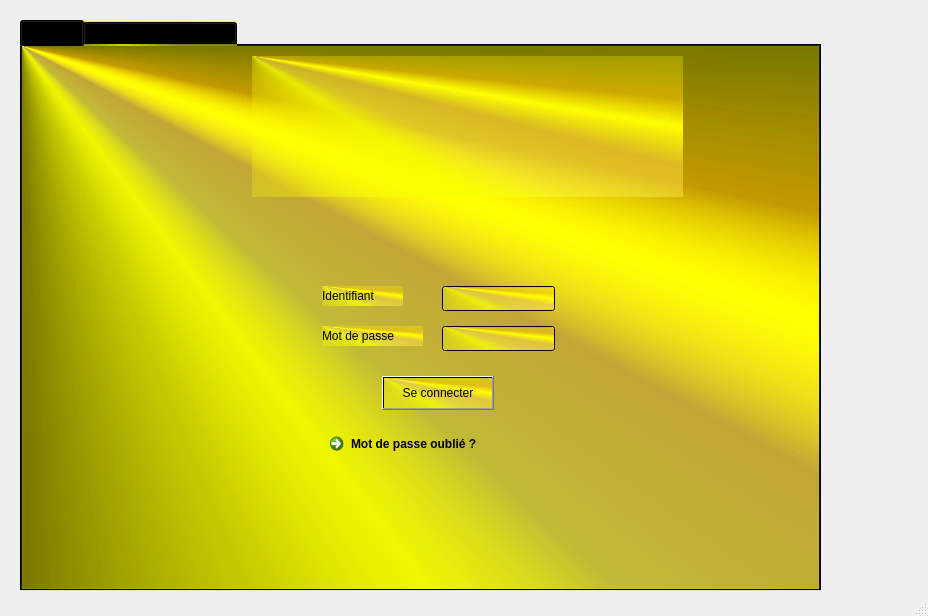
<?xml version="1.0" encoding="UTF-8"?>
<ui version="4.0">
 <class>MainWindow</class>
 <widget class="QMainWindow" name="MainWindow">
  <property name="geometry">
   <rect>
    <x>0</x>
    <y>0</y>
    <width>928</width>
    <height>616</height>
   </rect>
  </property>
  <property name="windowTitle">
   <string>MainWindow</string>
  </property>
  <widget class="QWidget" name="centralwidget">
   <widget class="QTabWidget" name="tabWidget">
    <property name="geometry">
     <rect>
      <x>20</x>
      <y>20</y>
      <width>801</width>
      <height>571</height>
     </rect>
    </property>
    <property name="styleSheet">
     <string notr="true">background-color: qconicalgradient(cx:0, cy:0, angle:135, stop:0 rgba(255, 255, 0, 69), stop:0.375 rgba(255, 255, 0, 69), stop:0.423533 rgba(251, 255, 0, 145), stop:0.45 rgba(247, 255, 0, 208), stop:0.477581 rgba(255, 244, 71, 130), stop:0.518717 rgba(255, 218, 71, 130), stop:0.55 rgba(255, 255, 0, 255), stop:0.57754 rgba(255, 203, 0, 130), stop:0.625 rgba(255, 255, 0, 69), stop:1 rgba(255, 255, 0, 69));</string>
    </property>
    <property name="currentIndex">
     <number>0</number>
    </property>
    <widget class="QWidget" name="tab">
     <attribute name="title">
      <string>Accueil</string>
     </attribute>
     <widget class="QLabel" name="label">
      <property name="geometry">
       <rect>
        <x>300</x>
        <y>240</y>
        <width>81</width>
        <height>20</height>
       </rect>
      </property>
      <property name="text">
       <string>Identifiant </string>
      </property>
     </widget>
     <widget class="QLabel" name="label_2">
      <property name="geometry">
       <rect>
        <x>300</x>
        <y>280</y>
        <width>101</width>
        <height>20</height>
       </rect>
      </property>
      <property name="text">
       <string>Mot de passe</string>
      </property>
     </widget>
     <widget class="QLineEdit" name="lineEdit">
      <property name="geometry">
       <rect>
        <x>420</x>
        <y>240</y>
        <width>113</width>
        <height>25</height>
       </rect>
      </property>
     </widget>
     <widget class="QLineEdit" name="lineEdit_2">
      <property name="geometry">
       <rect>
        <x>420</x>
        <y>280</y>
        <width>113</width>
        <height>25</height>
       </rect>
      </property>
     </widget>
     <widget class="QCommandLinkButton" name="commandLinkButton">
      <property name="geometry">
       <rect>
        <x>300</x>
        <y>380</y>
        <width>221</width>
        <height>44</height>
       </rect>
      </property>
      <property name="text">
       <string>Mot de passe oublié ?</string>
      </property>
     </widget>
     <widget class="QPushButton" name="pushButton">
      <property name="geometry">
       <rect>
        <x>360</x>
        <y>330</y>
        <width>112</width>
        <height>34</height>
       </rect>
      </property>
      <property name="text">
       <string>Se connecter</string>
      </property>
     </widget>
     <widget class="QLabel" name="label_11">
      <property name="geometry">
       <rect>
        <x>230</x>
        <y>10</y>
        <width>431</width>
        <height>141</height>
       </rect>
      </property>
      <property name="text">
       <string/>
      </property>
      <property name="pixmap">
       <pixmap>../../Downloads/OIP.png</pixmap>
      </property>
     </widget>
    </widget>
    <widget class="QWidget" name="tab_2">
     <attribute name="title">
      <string>Gestion des spectateurs</string>
     </attribute>
     <widget class="QTabWidget" name="tabWidget_2">
      <property name="geometry">
       <rect>
        <x>0</x>
        <y>0</y>
        <width>851</width>
        <height>531</height>
       </rect>
      </property>
      <property name="styleSheet">
       <string notr="true">color: rgb(255, 0, 0);</string>
      </property>
      <property name="currentIndex">
       <number>0</number>
      </property>
      <widget class="QWidget" name="tab_3">
       <attribute name="title">
        <string>Gestion basic</string>
       </attribute>
       <widget class="QLabel" name="label_3">
        <property name="geometry">
         <rect>
          <x>90</x>
          <y>110</y>
          <width>69</width>
          <height>20</height>
         </rect>
        </property>
        <property name="styleSheet">
         <string notr="true">font: 8pt &quot;Terminal&quot;;</string>
        </property>
        <property name="text">
         <string>ID</string>
        </property>
       </widget>
       <widget class="QLabel" name="label_4">
        <property name="geometry">
         <rect>
          <x>90</x>
          <y>140</y>
          <width>69</width>
          <height>20</height>
         </rect>
        </property>
        <property name="styleSheet">
         <string notr="true">font: 8pt &quot;Terminal&quot;;</string>
        </property>
        <property name="text">
         <string>Nom</string>
        </property>
       </widget>
       <widget class="QLabel" name="label_5">
        <property name="geometry">
         <rect>
          <x>90</x>
          <y>170</y>
          <width>81</width>
          <height>20</height>
         </rect>
        </property>
        <property name="styleSheet">
         <string notr="true">font: 8pt &quot;Terminal&quot;;</string>
        </property>
        <property name="text">
         <string>Prenom</string>
        </property>
       </widget>
       <widget class="QLabel" name="label_7">
        <property name="geometry">
         <rect>
          <x>90</x>
          <y>230</y>
          <width>69</width>
          <height>20</height>
         </rect>
        </property>
        <property name="styleSheet">
         <string notr="true">font: 8pt &quot;Terminal&quot;;</string>
        </property>
        <property name="text">
         <string>Age</string>
        </property>
       </widget>
       <widget class="QLineEdit" name="lineEdit_3">
        <property name="geometry">
         <rect>
          <x>170</x>
          <y>110</y>
          <width>113</width>
          <height>25</height>
         </rect>
        </property>
       </widget>
       <widget class="QLineEdit" name="lineEdit_5">
        <property name="geometry">
         <rect>
          <x>170</x>
          <y>230</y>
          <width>113</width>
          <height>25</height>
         </rect>
        </property>
       </widget>
       <widget class="QLineEdit" name="lineEdit_6">
        <property name="geometry">
         <rect>
          <x>170</x>
          <y>170</y>
          <width>113</width>
          <height>25</height>
         </rect>
        </property>
       </widget>
       <widget class="QLineEdit" name="lineEdit_7">
        <property name="geometry">
         <rect>
          <x>170</x>
          <y>140</y>
          <width>113</width>
          <height>25</height>
         </rect>
        </property>
       </widget>
       <widget class="QLabel" name="label_9">
        <property name="geometry">
         <rect>
          <x>90</x>
          <y>200</y>
          <width>141</width>
          <height>20</height>
         </rect>
        </property>
        <property name="styleSheet">
         <string notr="true">font: 8pt &quot;Terminal&quot;;</string>
        </property>
        <property name="text">
         <string>Pays</string>
        </property>
       </widget>
       <widget class="QLineEdit" name="lineEdit_9">
        <property name="geometry">
         <rect>
          <x>170</x>
          <y>200</y>
          <width>113</width>
          <height>25</height>
         </rect>
        </property>
       </widget>
       <widget class="QPushButton" name="pushButton_3">
        <property name="geometry">
         <rect>
          <x>430</x>
          <y>140</y>
          <width>112</width>
          <height>34</height>
         </rect>
        </property>
        <property name="styleSheet">
         <string notr="true">color: rgb(255, 0, 0);
background-color: qlineargradient(spread:pad, x1:0, y1:0, x2:1, y2:0, stop:0 rgba(255, 178, 102, 255), stop:0.55 rgba(235, 148, 61, 255), stop:0.98 rgba(0, 0, 0, 255), stop:1 rgba(0, 0, 0, 0));</string>
        </property>
        <property name="text">
         <string>Add</string>
        </property>
       </widget>
       <widget class="QPushButton" name="pushButton_4">
        <property name="geometry">
         <rect>
          <x>430</x>
          <y>190</y>
          <width>112</width>
          <height>34</height>
         </rect>
        </property>
        <property name="styleSheet">
         <string notr="true">color: rgb(255, 0, 0);
background-color: qlineargradient(spread:pad, x1:0, y1:0, x2:1, y2:0, stop:0 rgba(255, 178, 102, 255), stop:0.55 rgba(235, 148, 61, 255), stop:0.98 rgba(0, 0, 0, 255), stop:1 rgba(0, 0, 0, 0));</string>
        </property>
        <property name="text">
         <string>Clear</string>
        </property>
        <property name="autoRepeat">
         <bool>false</bool>
        </property>
       </widget>
       <widget class="QTableWidget" name="tableWidget_2">
        <property name="geometry">
         <rect>
          <x>90</x>
          <y>290</y>
          <width>521</width>
          <height>192</height>
         </rect>
        </property>
        <column>
         <property name="text">
          <string>ID</string>
         </property>
        </column>
        <column>
         <property name="text">
          <string>Nom</string>
         </property>
        </column>
        <column>
         <property name="text">
          <string>Prenom</string>
         </property>
        </column>
        <column>
         <property name="text">
          <string>Age</string>
         </property>
        </column>
        <column>
         <property name="text">
          <string>Nationnalité</string>
         </property>
        </column>
       </widget>
       <widget class="QRadioButton" name="radioButton">
        <property name="geometry">
         <rect>
          <x>650</x>
          <y>330</y>
          <width>141</width>
          <height>24</height>
         </rect>
        </property>
        <property name="styleSheet">
         <string notr="true">font: 8pt &quot;Terminal&quot;;</string>
        </property>
        <property name="text">
         <string>Supprimer</string>
        </property>
       </widget>
       <widget class="QRadioButton" name="radioButton_2">
        <property name="geometry">
         <rect>
          <x>650</x>
          <y>380</y>
          <width>131</width>
          <height>24</height>
         </rect>
        </property>
        <property name="styleSheet">
         <string notr="true">font: 8pt &quot;Terminal&quot;;</string>
        </property>
        <property name="text">
         <string>Modifier</string>
        </property>
       </widget>
       <widget class="QPushButton" name="pushButton_5">
        <property name="geometry">
         <rect>
          <x>640</x>
          <y>440</y>
          <width>151</width>
          <height>34</height>
         </rect>
        </property>
        <property name="styleSheet">
         <string notr="true">background-color: qlineargradient(spread:pad, x1:0, y1:0, x2:1, y2:0, stop:0 rgba(255, 178, 102, 255), stop:0.55 rgba(235, 148, 61, 255), stop:0.98 rgba(0, 0, 0, 255), stop:1 rgba(0, 0, 0, 0));



</string>
        </property>
        <property name="text">
         <string>Suivant</string>
        </property>
       </widget>
      </widget>
      <widget class="QWidget" name="tab_5">
       <attribute name="title">
        <string>Statistique</string>
       </attribute>
       <widget class="QLabel" name="label_10">
        <property name="geometry">
         <rect>
          <x>20</x>
          <y>40</y>
          <width>101</width>
          <height>20</height>
         </rect>
        </property>
        <property name="text">
         <string>ID spectateur</string>
        </property>
       </widget>
       <widget class="QLineEdit" name="lineEdit_10">
        <property name="geometry">
         <rect>
          <x>140</x>
          <y>34</y>
          <width>113</width>
          <height>31</height>
         </rect>
        </property>
       </widget>
       <widget class="QPushButton" name="pushButton_2">
        <property name="geometry">
         <rect>
          <x>271</x>
          <y>33</y>
          <width>101</width>
          <height>31</height>
         </rect>
        </property>
        <property name="text">
         <string>Ajouter</string>
        </property>
       </widget>
       <widget class="QTableWidget" name="tableWidget">
        <property name="geometry">
         <rect>
          <x>20</x>
          <y>120</y>
          <width>531</width>
          <height>351</height>
         </rect>
        </property>
        <attribute name="horizontalHeaderDefaultSectionSize">
         <number>130</number>
        </attribute>
        <column>
         <property name="text">
          <string>ID spectateur</string>
         </property>
        </column>
        <column>
         <property name="text">
          <string>Sexe</string>
         </property>
        </column>
        <column>
         <property name="text">
          <string>Age</string>
         </property>
        </column>
        <column>
         <property name="text">
          <string>Position</string>
         </property>
        </column>
       </widget>
      </widget>
      <widget class="QWidget" name="tab_6">
       <attribute name="title">
        <string>QR Code</string>
       </attribute>
      </widget>
      <widget class="QWidget" name="tab_7">
       <attribute name="title">
        <string>Fidelite</string>
       </attribute>
      </widget>
      <widget class="QWidget" name="tab_4">
       <attribute name="title">
        <string>Affichage</string>
       </attribute>
      </widget>
     </widget>
    </widget>
   </widget>
  </widget>
  <widget class="QMenuBar" name="menubar">
   <property name="geometry">
    <rect>
     <x>0</x>
     <y>0</y>
     <width>928</width>
     <height>30</height>
    </rect>
   </property>
  </widget>
  <widget class="QStatusBar" name="statusbar"/>
 </widget>
 <resources/>
 <connections/>
</ui>
